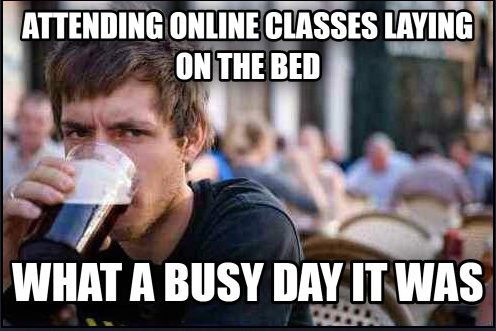
#> input picture logo.PNG, 496 x 331 px, found by its file name
$ python main.py
#> lines starting #> are read from the running program, lines starting #| are printed output that depends on the picture
import cv2
img = cv2.imread("logo.png")
#> img is the input picture: shape (331, 496, 3); mean B, G, R 110.8, 108.9, 117.2
newImg = cv2.cvtColor(img , cv2.COLOR_RGB2BGR)
grayImg = cv2.imread("logo.PNG" , cv2.IMREAD_GRAYSCALE)
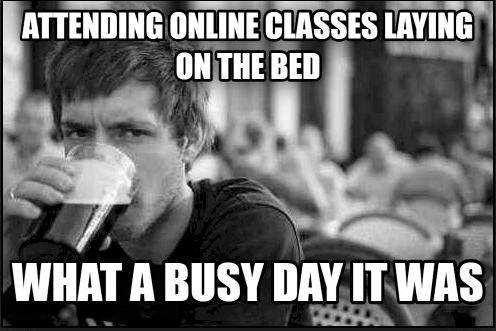
#> grayImg: shape (331, 496); min 0, max 255, mean 111.9
cv2.imshow("img",img)
cv2.imshow("BGR2RGB",newImg)
cv2.imshow("gray",grayImg)

cv2.waitKey(0)
cv2.destroyAllWindows()
